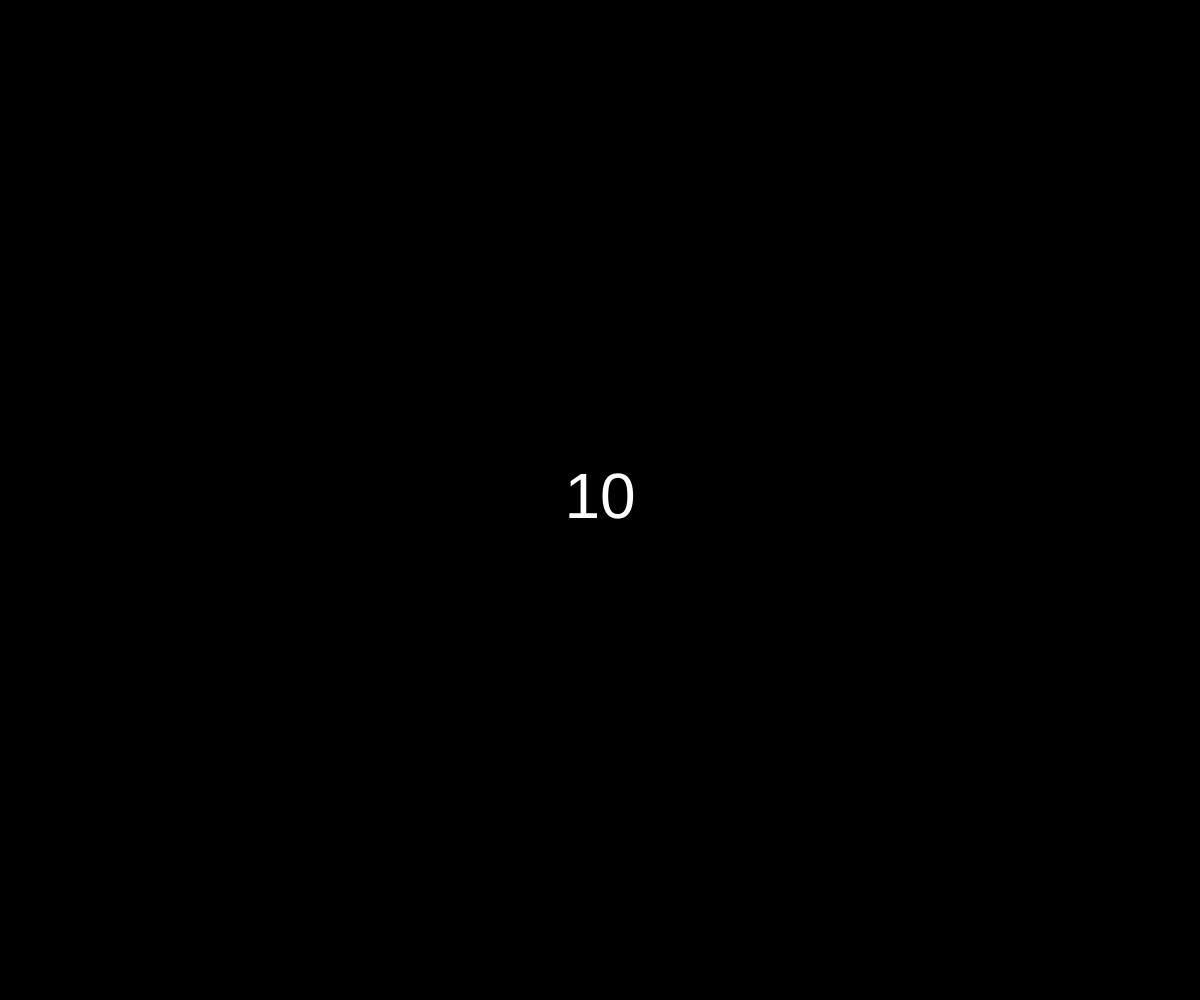
Frame 1 (no input)
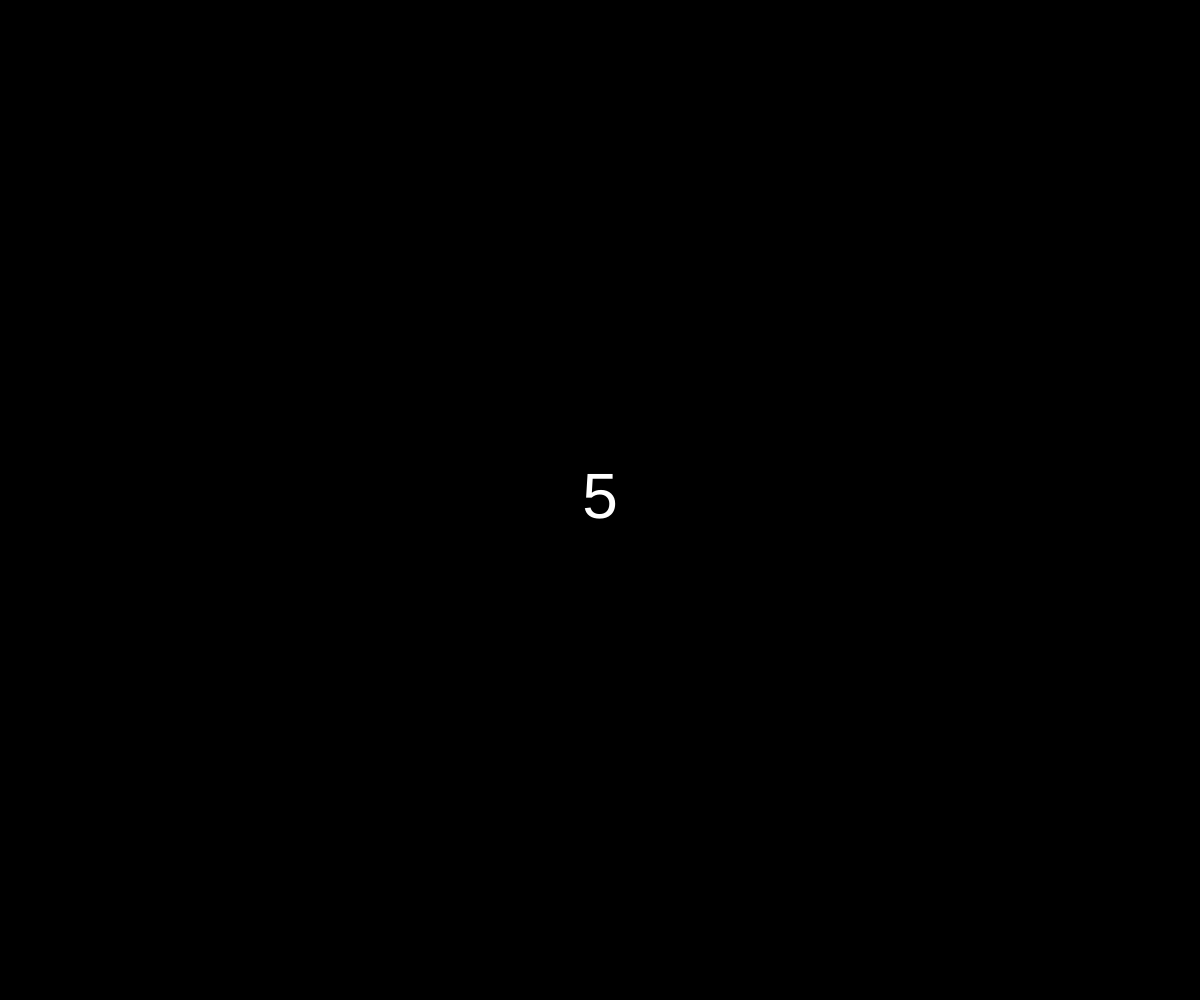
Frame 60 (no input)
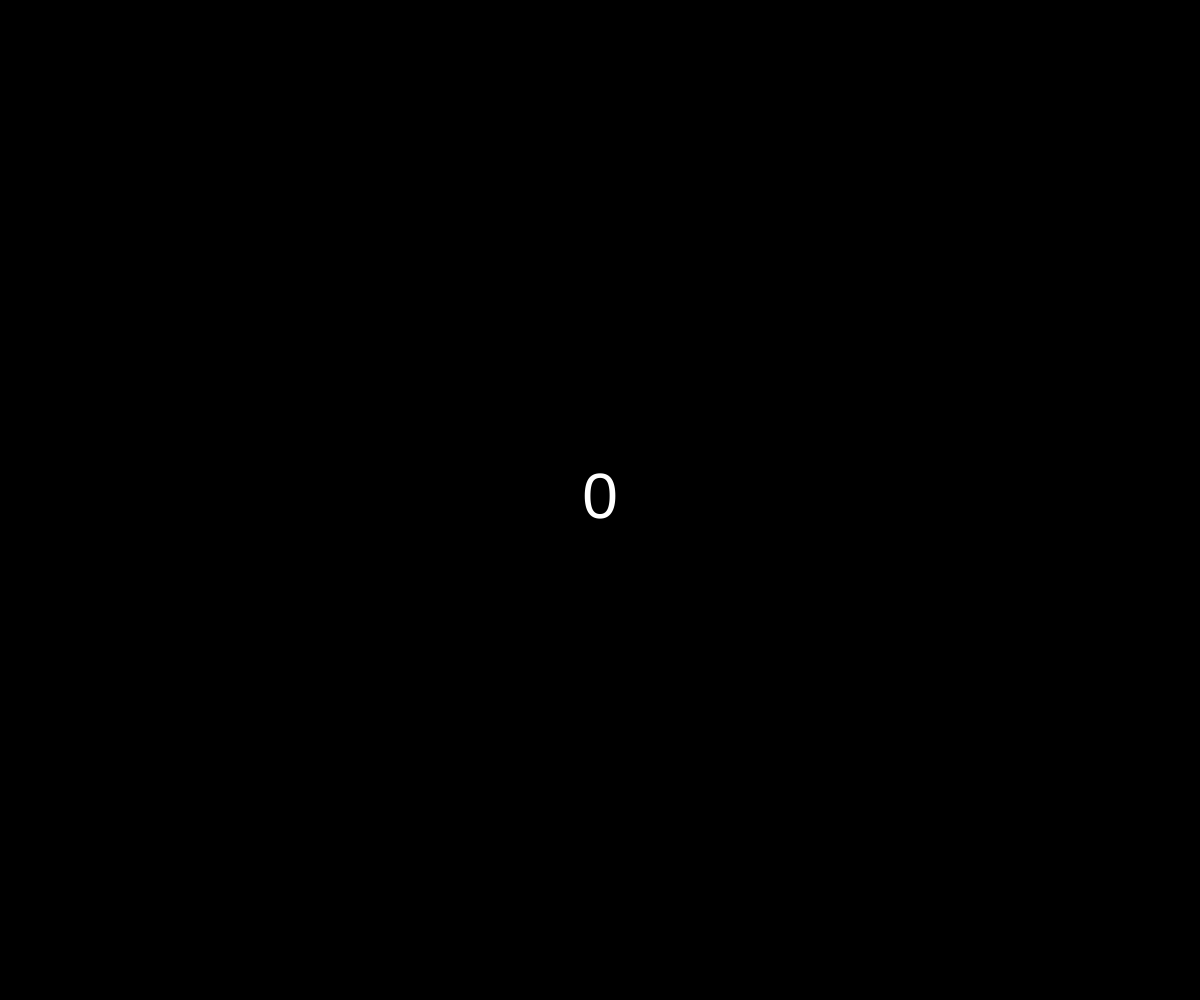
Frame 120 (the mouse pressed at the canvas centre since frame 60)

The p5.js sketch that drew these frames (run headless with seeded random() and noise() and a simulated clock; from frame 60 on, the mouse is pressed at the canvas centre):

// p5.js sketch
// ── sketch.js
let walls = [];
let particle;
let particles = []; // Partículas de chispa
let celebrationParticles = []; // Partículas para celebración

let wallCount = 100;
let rayCount = 1;
let coneAngle = 45;
let coneDirection = 0;
let waveSpeed = 0.1;
let time = 0;
let allLinesGone = false;
let portal; // Portal que aparece al empujar todas las líneas
let portalActivated = false;
let celebrationStarted = false; // Activar celebración
let message = ""; // Mensaje cuando se completa el objetivo

let countdown = 10; // Cuenta regresiva inicial
let countdownTimer;
let gameTimer = 30; // Temporizador de juego
let gameTimerActive = false; // Controla si el temporizador de juego está activo

function setup() {
  createCanvas(windowWidth, windowHeight); // Usar el tamaño de la ventana

  for (let i = 0; i < wallCount; i++) {
    let x1 = random(width);
    let x2 = random(width);
    let y1 = random(height);
    let y2 = random(height);
    walls[i] = new Boundary(x1, y1, x2, y2);
  }

  particle = new Particle();
  portal = new Portal(width / 2, height / 2);

  noCursor();

  // Iniciar cuenta regresiva inicial
  countdownTimer = setInterval(() => {
    countdown--;
    if (countdown < 0) {
      clearInterval(countdownTimer);
      gameTimerActive = true; // Activar temporizador del juego
    }
  }, 500); // Reducir cada 0.5 segundos
}

function draw() {
  if (countdown >= 0) {
    // Pantalla negra con cuenta regresiva
    background(0);
    fill(255);
    textAlign(CENTER, CENTER);
    textSize(64);
    text(countdown, width / 2, height / 2);
    return;
  }

  if (celebrationStarted) {
    runCelebration(); // Activar animación de celebración
    return;
  }

  background(0);

  allLinesGone = true;
  for (let wall of walls) {
    if (!wall.isOffScreen()) {
      allLinesGone = false;
    }
    wall.update();
    wall.show();
  }

  if (allLinesGone && !portalActivated) {
    portalActivated = true;
    message = "¡Objetivo Cumplido!"; // Cambia el mensaje cuando se ha completado el objetivo
    gameTimerActive = false; // Detener temporizador del juego
  }

  if (portalActivated) {
    portal.show();
    portal.checkCollision(particle);
  } else {
    particle.update(mouseX, mouseY);
    particle.show();
    particle.look(walls);
  }

  // Dibujar partículas en pantalla
  for (let i = particles.length - 1; i >= 0; i--) {
    particles[i].update();
    particles[i].show();
    if (particles[i].isFinished()) {
      particles.splice(i, 1);
    }
  }

  time += waveSpeed;

  if (keyIsDown(LEFT_ARROW)) coneDirection -= 2;
  if (keyIsDown(RIGHT_ARROW)) coneDirection += 2;
  if (keyIsDown(UP_ARROW)) coneAngle = constrain(coneAngle + 2, 10, 180);
  if (keyIsDown(DOWN_ARROW)) coneAngle = constrain(coneAngle - 2, 10, 180);

  if (message) {
    fill(255);
    textAlign(CENTER, CENTER);
    textSize(48);
    text(message, width / 2, height / 2);
  }

  if (gameTimerActive) {
    fill(255, 0, 0);
    textAlign(LEFT, TOP);
    textSize(32);
    text(`Tiempo: ${gameTimer}`, 10, 10);
    if (frameCount % 60 === 0 && gameTimer > 0) {
      gameTimer--;
    }
  }
}

function windowResized() {
  resizeCanvas(windowWidth, windowHeight); // Ajustar el tamaño del canvas cuando cambie el tamaño de la ventana
}

class Boundary {
  constructor(x1, y1, x2, y2) {
    this.a = createVector(x1, y1);
    this.b = createVector(x2, y2);
    this.velocityA = createVector(0, 0);
    this.velocityB = createVector(0, 0);
    this.color = color(135, 206, 250);
  }

  applyForce(force, point) {
    if (point === "a") {
      this.velocityA.add(force);
    } else if (point === "b") {
      this.velocityB.add(force);
    }

    // Cambiar el color al ser impactada
    this.color = color(random(255), random(255), random(255));
  }

  update() {
    this.a.add(this.velocityA);
    this.b.add(this.velocityB);
    this.velocityA.mult(0.9);
    this.velocityB.mult(0.9);
  }

  show() {
    stroke(this.color);
    strokeWeight(2);
    line(this.a.x, this.a.y, this.b.x, this.b.y);
  }

  isOffScreen() {
    return (
      (this.a.x < 0 || this.a.x > width || this.a.y < 0 || this.a.y > height) &&
      (this.b.x < 0 || this.b.x > width || this.b.y < 0 || this.b.y > height)
    );
  }
}

class Particle {
  constructor() {
    this.pos = createVector(width / 2, height / 2);
    this.rays = [];
    this.updateRays();
  }

  updateRays() {
    this.rays = [];
    for (let a = -coneAngle / 2; a <= coneAngle / 2; a += rayCount) {
      let offset = sin(time + radians(a)) * 5;
      this.rays.push(new Ray(this.pos, radians(a + coneDirection + offset)));
    }
  }

  update(x, y) {
    this.pos.set(x, y);
    this.updateRays();
  }

  look(walls) {
    for (let ray of this.rays) {
      let closest = null;
      let record = Infinity;
      let hitWall = null;

      for (let wall of walls) {
        const pt = ray.cast(wall);
        if (pt) {
          const d = p5.Vector.dist(this.pos, pt);
          if (d < record) {
            record = d;
            closest = pt;
            hitWall = wall;
          }
        }
      }

      if (closest && hitWall) {
        stroke(255, 255, 0);
        line(this.pos.x, this.pos.y, closest.x, closest.y);

        const force = p5.Vector.sub(closest, this.pos).setMag(0.5);
        if (p5.Vector.dist(closest, hitWall.a) < p5.Vector.dist(closest, hitWall.b)) {
          hitWall.applyForce(force, "a");
        } else {
          hitWall.applyForce(force, "b");
        }

        // Crear partículas en el punto de impacto
        for (let i = 0; i < 5; i++) {
          particles.push(new Spark(closest.x, closest.y));
        }
      }
    }
  }

  show() {
    fill(255);
    noStroke();
    ellipse(this.pos.x, this.pos.y, 8);
  }
}

class Ray {
  constructor(pos, angle) {
    this.pos = pos;
    this.dir = p5.Vector.fromAngle(angle);
  }

  cast(wall) {
    const x1 = wall.a.x;
    const y1 = wall.a.y;
    const x2 = wall.b.x;
    const y2 = wall.b.y;

    const x3 = this.pos.x;
    const y3 = this.pos.y;
    const x4 = this.pos.x + this.dir.x;
    const y4 = this.pos.y + this.dir.y;

    const den = (x1 - x2) * (y3 - y4) - (y1 - y2) * (x3 - x4);
    if (den === 0) return;

    const t = ((x1 - x3) * (y3 - y4) - (y1 - y3) * (x3 - x4)) / den;
    const u = -((x1 - x2) * (y1 - y3) - (y1 - y2) * (x1 - x3)) / den;

    if (t > 0 && t < 1 && u > 0) {
      const pt = createVector();
      pt.x = x1 + t * (x2 - x1);
      pt.y = y1 + t * (y2 - y1);
      return pt;
    }
    return;
  }
}

class Portal {
  constructor(x, y) {
    this.pos = createVector(x, y);
    this.radius = 50;
    this.pulse = 0;
  }

  show() {
    noFill();
    stroke(0, 255, 0, 150);
    strokeWeight(4 + sin(this.pulse) * 2);
    ellipse(this.pos.x, this.pos.y, this.radius * 2);
    this.pulse += 0.1;
  }

  checkCollision(particle) {
    let d = dist(this.pos.x, this.pos.y, particle.pos.x, particle.pos.y);
    if (d < this.radius) {
      celebrationStarted = true; // Activar celebración
    }
  }
}

class Spark {
  constructor(x, y) {
    this.pos = createVector(x, y);
    this.vel = p5.Vector.random2D().mult(random(1, 3));
    this.lifespan = 255;
  }

  update() {
    this.pos.add(this.vel);
    this.lifespan -= 5;
  }

  isFinished() {
    return this.lifespan < 0;
  }

  show() {
    noStroke();
    fill(255, this.lifespan);
    ellipse(this.pos.x, this.pos.y, 4);
  }
}

function runCelebration() {
  background(lerpColor(color(0), color(random(255), random(255), random(255)), sin(frameCount * 0.05)));
  fill(255);
  textAlign(CENTER, CENTER);
  textSize(48);
  text(message, width / 2, height / 2);

  for (let i = 0; i < 5; i++) {
    celebrationParticles.push(new Spark(random(width), random(height)));
  }

  for (let i = celebrationParticles.length - 1; i >= 0; i--) {
    celebrationParticles[i].update();
    celebrationParticles[i].show();
    if (celebrationParticles[i].isFinished()) {
      celebrationParticles.splice(i, 1);
    }
  }
}
